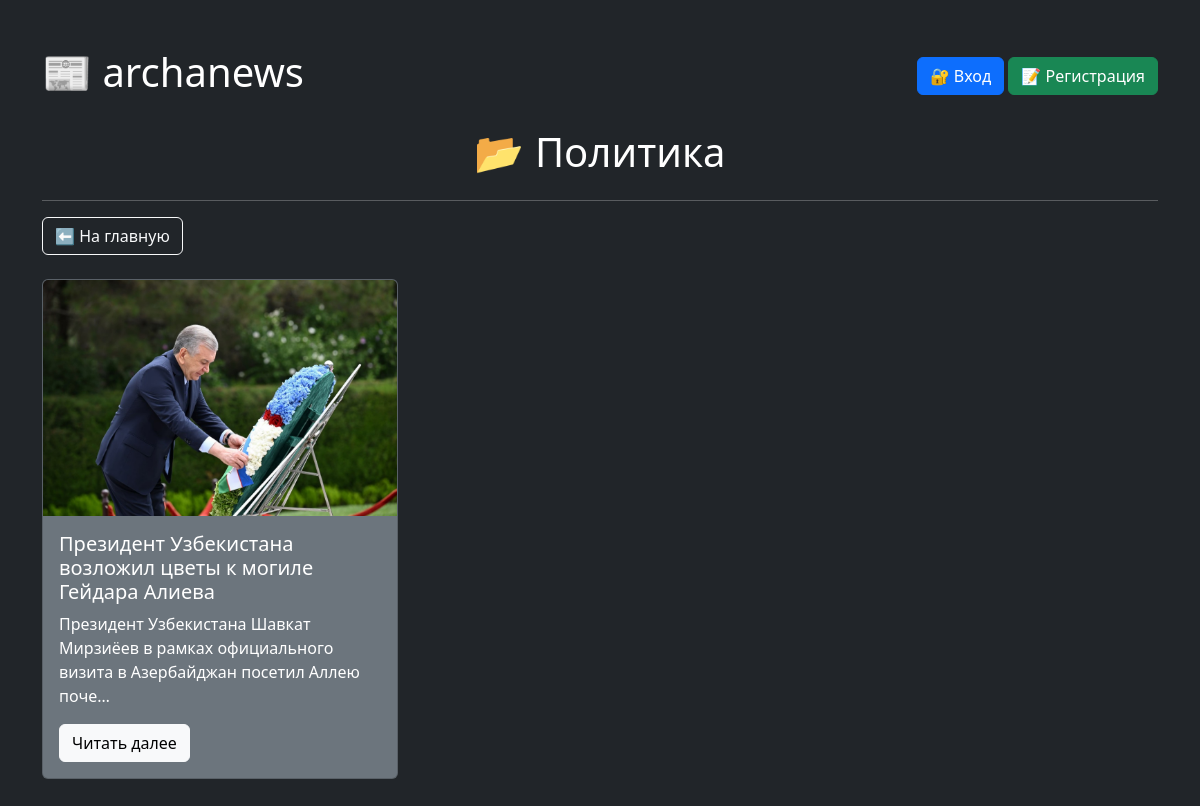
Page /category/1/ on the committed database.
### index/models.py (models this page shows, shortened)
class NewsCategory(models.Model):
    class Meta:
        verbose_name_plural = 'Категории новостей'
    category_name = models.CharField(max_length= 16)
    added_date = models.DateTimeField(auto_now_add =True)

class News(models.Model):
    class Meta:
        verbose_name_plural = 'Новости'
    name = models.CharField(max_length=128)
    text = models.TextField()
    news_photo = models.ImageField(upload_to='media', null=True, blank=True)
    news_category = models.ForeignKey(NewsCategory,
                                 on_delete=models.CASCADE)
    added_date = models.DateTimeField(auto_now_add=True)

### index/views.py (the view)
# urls.py: path('category/<int:pk>/', views.category_page, name='category'),
def category_page(request, pk):
    category = NewsCategory.objects.get(id=pk)
    news = News.objects.filter(news_category=category)
    context = {
        'category': category,
        'news': news
    }
    return render(request, 'category.html', context)

### index/templates/category.html (shortened to what this page needs)
<!DOCTYPE html>
<html lang="ru">
<head>
    <link rel="stylesheet" href="https://cdn.jsdelivr.net/npm/bootstrap@5.3.3/dist/css/bootstrap.min.css">
</head>
<body class="bg-dark text-white">
<div class="container py-5">
    <div class="d-flex justify-content-between align-items-center mb-4">
        <h1>📰 archanews</h1>
        <div>
            {% if user.is_authenticated %}
            <a href="{% url 'favorites_list' %}" class="btn btn-warning">⭐️ Избранное</a>
            <a href="/logout"><button type="submit" class="btn btn-danger">🔓 Выход</button></a>
            {% else %}
            <a href="/accounts/login" class="btn btn-primary">🔐 Вход</a>
            <a href="/register" class="btn btn-success">📝 Регистрация</a>
            {% endif %}
        </div>
    </div>
    <h1 class="text-center mb-4">📂 {{ category.category_name }}</h1>
    <hr class="text-white">
    <a href="/" class="btn btn-outline-light mb-4">⬅️ На главную</a>
    <div class="row g-4">
        {% for n in news %}
        <div class="col-md-4">
            <div class="card bg-secondary text-white h-100">
                {% if n.news_photo %}
                <img src="{{ n.news_photo.url }}" class="card-img-top" alt="Фото новости">
                {% endif %}
                <div class="card-body">
                    <h5 class="card-title">{{ n.name }}</h5>
                    <p class="card-text">{{ n.text|truncatechars:100 }}</p>
                    <a href="/news/{{ n.id }}" class="btn btn-light">Читать далее</a>
                </div>
            </div>
        </div>
        {% endfor %}
    </div>
</div>
</body>
</html>

### rows in the picture
NewsCategory: category_name "Политика"
News: news_photo (picture), name "Президент Узбекистана возложил цветы к могиле Гейдара Алиева", text "Президент Узбекистана Шавкат Мирзиёев в рамках официального визита в Азербайджан посетил Аллею поче…"
